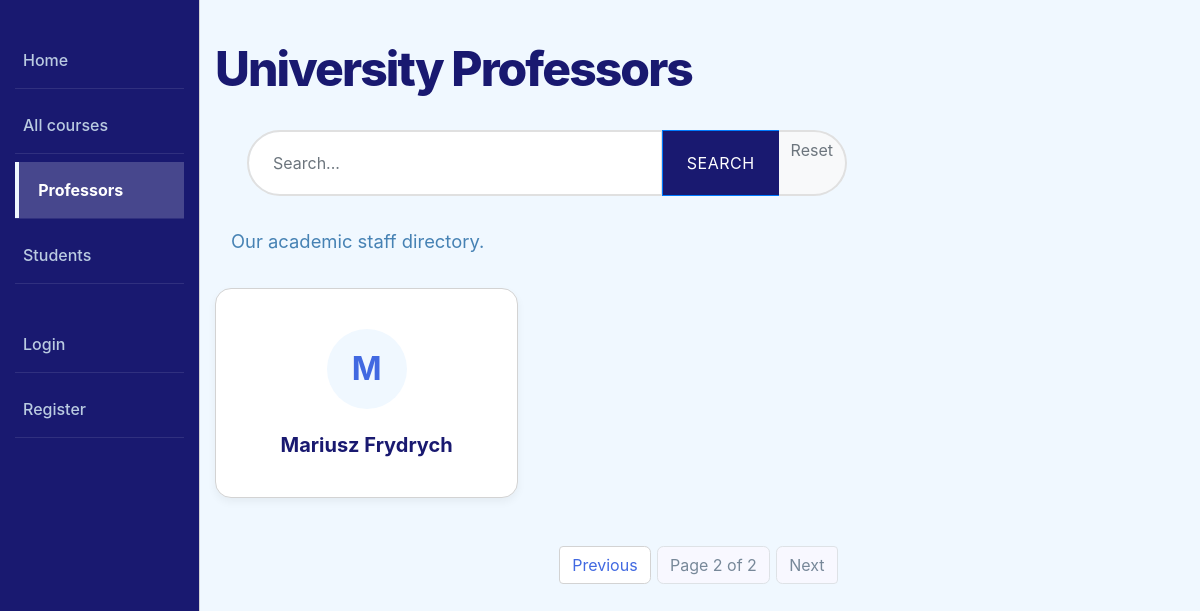
Page /catalog/professors/?page=2 on the earlier database version.
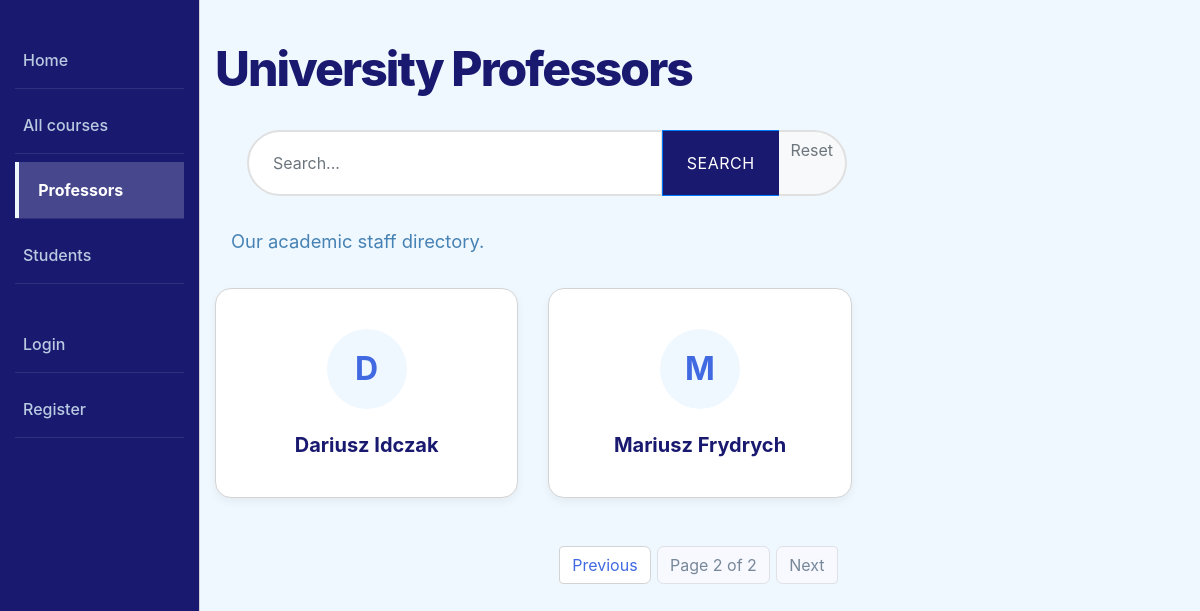
Same page on the later database version.
### catalog/models.py (models this page shows, shortened)
class Profesor(models.Model):
  user = models.OneToOneField(
      User, on_delete=models.CASCADE, null=True, blank=True, related_name='profesor',
  )
  name = models.CharField(max_length=200, help_text='Enter the profesor name')
  def get_absolute_url(self):
    return reverse('professor-detail', args=[str(self.id)])

### catalog/views.py (the view)
# urls.py: path('professors/', views.ProfesorListView.as_view(), name='professors'),
class ProfesorListView(generic.ListView):
    model = Profesor
    paginate_by = 2
    ordering = ['name']
    def get_queryset(self):
        queryset = super().get_queryset()
        query = self.request.GET.get('search')
        if query:
            queryset = queryset.filter(name__icontains=query)
        return queryset

### catalog/templates/catalog/profesor_list.html
{% extends "base_generic.html" %}
{% load static %}
{% block extra_css %}
  <link rel="stylesheet" href="{% static 'css/professors.css' %}">
{% endblock %}
{% block content %}
  <h1 class="main-title">University Professors</h1>
  <div class="search-container">
  <form action="" method="get" class="input-group">
    <input type="text" name="search" class="form-control"
           placeholder="Search..." value="{{ request.GET.search }}">
    <div class="input-group-append">
      <button class="btn btn-primary" type="submit">Search</button>
      <a href="{{ request.path }}" class="btn btn-outline-secondary">Reset</a>
    </div>
  </form>
</div>
  <p class="subtitle">Our academic staff directory.</p>
  {% if profesor_list %}
    <div class="row">
      {% for profesor in profesor_list %}
        <div class="col-md-4 col-sm-6 d-flex align-items-stretch">
          <div class="prof-card">
            <div class="prof-avatar">
              {{ profesor.name|slice:":1" }}
            </div>
            <a href="{{ profesor.get_absolute_url }}" class="prof-link">
              {{ profesor.name }}
            </a>
          </div>
        </div>
      {% endfor %}
    </div>
  {% else %}
    <p>No professors available.</p>
  {% endif %}
{% endblock %}

Differences in the rows shown:
added Profesor: name "D", name "Dariusz Idczak"
